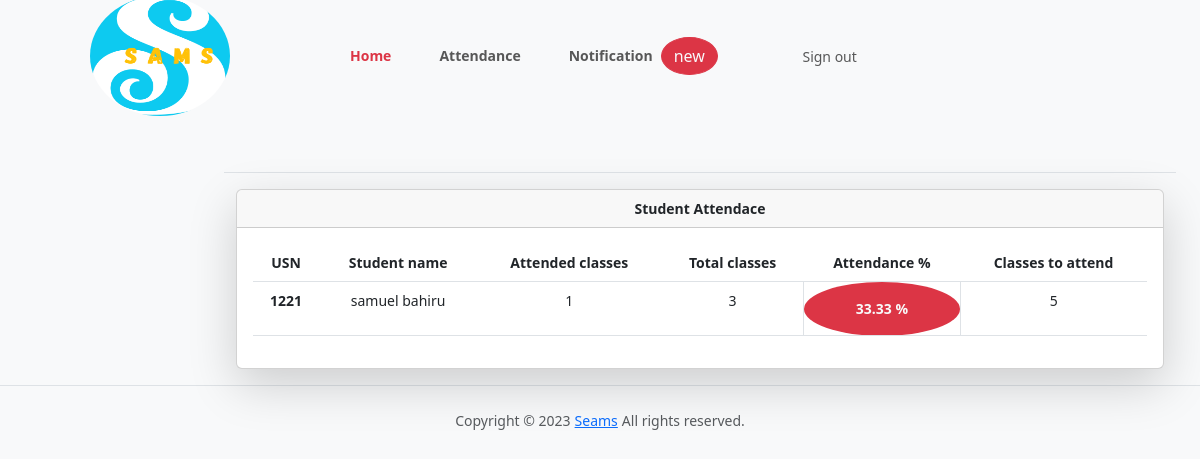
Page /teacher/1/Students/attendance/ (signed in) on the committed database.
### samsApp/models.py (models this page shows, shortened)
class AttendanceTotal(models.Model):
    course = models.ForeignKey(Course, on_delete=models.CASCADE)
    student = models.ForeignKey(Student, on_delete=models.CASCADE)
    class Meta:
        unique_together = (('student', 'course'),)
    @property
    def att_class(self):
        stud = Student.objects.get(USN=self.student)
        cr = Course.objects.get(name=self.course)
        att_class = Attendance.objects.filter(course=cr, student=stud, status='True').count()
        return att_class
    @property
    def total_class(self):
        stud = Student.objects.get(USN=self.student)
        cr = Course.objects.get(name=self.course)
        total_class = Attendance.objects.filter(course=cr, student=stud).count()
        return total_class
    @property
    def attendance(self):
        stud = Student.objects.get(USN=self.student)
        cr = Course.objects.get(name=self.course)
        total_class = Attendance.objects.filter(course=cr, student=stud).count()
        att_class = Attendance.objects.filter(course=cr, student=stud, status='True').count()
        if total_class == 0:
            attendance = 0
        else:
            attendance = round(att_class / total_class * 100, 2)
        return attendance
    @property
    def classes_to_attend(self):
        stud = Student.objects.get(USN=self.student)
        cr = Course.objects.get(name=self.course)
        total_class = Attendance.objects.filter(course=cr, student=stud).count()
        att_class = Attendance.objects.filter(course=cr, student=stud, status='True').count()
        cta = math.ceil((0.75 * total_class - att_class) / 0.25)
        if cta < 0:
            return 0
        return cta

class Student(models.Model):
    user = models.OneToOneField(User, on_delete=models.CASCADE)
    class_id = models.ForeignKey(Class, on_delete=models.CASCADE, null=True)
    USN = models.CharField(primary_key='True', max_length=100)
    gender = models.CharField(max_length=50, choices=gender_choice)
    date_of_birth = models.DateField(null=True)
    batch = models.CharField(max_length=50, default='B1')
    def __str__(self):
        return self.USN

class User(AbstractBaseUser, PermissionsMixin):
    email = models.EmailField(unique=True)
    first_name = models.CharField(max_length=30)
    last_name = models.CharField(max_length=30)
    is_active = models.BooleanField(default=True)
    is_teacher = models.BooleanField(default=False)
    is_student = models.BooleanField(default=False)
    is_admin = models.BooleanField(default=False)
    approved = models.BooleanField(_('Approved'), default = False)
    is_staff = models.BooleanField(default=False)
    is_superuser = models.BooleanField(default=False)
    objects = UserManager()
    USERNAME_FIELD = 'email'
    REQUIRED_FIELDS = ['first_name', 'last_name']

class Course(models.Model):
    dept = models.ForeignKey(Dept, on_delete=models.CASCADE)
    id = models.CharField(primary_key=True, max_length=50)
    name = models.CharField(max_length=50)
    shortname = models.CharField(max_length=50)
    def __str__(self):
        return self.name

### samsApp/views.py (the view)
# urls.py: path('teacher/<int:assign_id>/Students/attendance/', views.t_student, name='t_student_url'),
@login_required()
def t_student(request, assign_id):
    ass = Assign.objects.get(id=assign_id)
    att_list = []
    for stud in ass.class_id.student_set.all():
        try:
            a = AttendanceTotal.objects.get(student=stud, course=ass.course)
        except AttendanceTotal.DoesNotExist:
            a = AttendanceTotal(student=stud, course=ass.course)
            a.save()
        att_list.append(a)
    return render(request, 'teacher_student.html', {'att_list': att_list})

### samsApp/templates/teacher_student.html (shortened to what this page needs)
{% load static %}
{% load avatar_tags %}
{% include "header.html" %}
{% include "teacher_header.html" %}
<div class="container-fluid">
  <div class="row py-3">
    <div class="col d-flex justify-content-end">
    </div>
<main class="col-md-9 ms-sm-auto col-lg-10 px-md-4">
  <div class=" align-items-center pt-3 pb-2 mb-3 border-bottom">
  </div>
  <div class="container-fluid">
    <div class="row g-5">
        <div class="col">
            <div class="card shadow-lg text-center">
              <div class="card-header">
               <b>Student Attendace</b></div>
              <div class="card-body">
                <div class="table-responsive">
                  <table class="table table-hover">
                    <thead>
                      <tr>
                          <th scope="col">USN</th>
                          <th scope="col">Student name</th>
                          <th scope="col">Attended classes</th>
                          <th scope="col">Total classes</th>
                          <th scope="col">Attendance %</th>
                          <th scope="col">Classes to attend</th>
                      </tr>
                    </thead>
                    <tbody>
                      {% for a in att_list %}
                      <tr>
                          <th>{{ a.student_id }}</th>
                          <td>{{ a.student.user.first_name }} {{ a.student.user.last_name }}</td>
                          <td>{{ a.att_class }}</td>
                          <td>{{ a.total_class }}</td>
                          {% if a.attendance < 75 %}
                              <td class="p-3 mb-2 bbtn bg-danger border rounded-circle text-light fw-bold">{{ a.attendance }} %</td>
                          {% else %}
                              <td class="p-3 mb-2 btn bg-info border rounded-circle text-light fw-bold">{{ a.attendance }}v%</td>
                          {% endif %}
                          <td>{{ a.classes_to_attend }}</td>
                      </tr>
                      {% empty %}
                              <p>No students</p>
                      {% endfor %}
                    </tbody>
                  </table>
                </div>
              </div>
            </div>
        </div>
    </div>
</div>
</main>
</div>
</div>
{% include "footer.html" %}

### samsApp/static/styles.css (style rules this page uses)
body { font-size: .875rem; }

### rows in the picture
AttendanceTotal: student_id "1221", student.user.first_name "samuel", student.user.last_name "bahiru", att_class "1", total_class "3", attendance "33.33", classes_to_attend "5"
